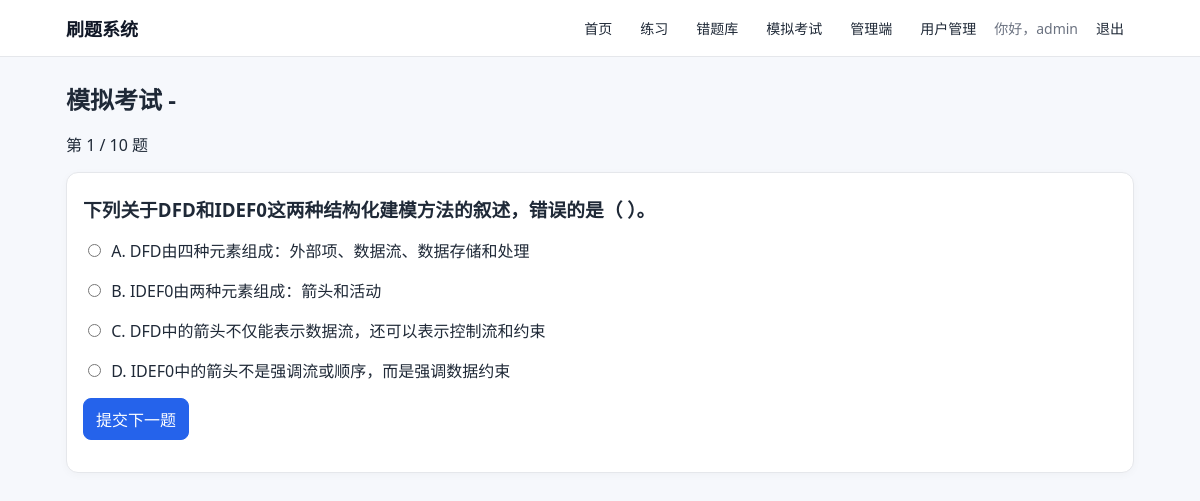
/exam/1/1 (signed in), run on the app's committed database.
### app.py (models this page shows, shortened)
class User(UserMixin, db.Model):
    id = db.Column(db.Integer, primary_key=True)
    username = db.Column(db.String(80), unique=True, nullable=False)
    password_hash = db.Column(db.String(255), nullable=False)
    is_admin = db.Column(db.Boolean, default=False)

class Question(db.Model):
    id = db.Column(db.Integer, primary_key=True)
    category_id = db.Column(db.Integer, db.ForeignKey("category.id"), nullable=False)
    qtype = db.Column(db.String(20), nullable=False)  # single / multiple / blank
    stem = db.Column(db.Text, nullable=False)
    correct_answer = db.Column(db.String(300), nullable=False)  # A or A,C or text
    explanation = db.Column(db.Text, default="")
    created_at = db.Column(db.DateTime, default=datetime.utcnow)
    category = db.relationship("Category", backref=db.backref("questions", lazy=True))

class Choice(db.Model):
    id = db.Column(db.Integer, primary_key=True)
    question_id = db.Column(db.Integer, db.ForeignKey("question.id"), nullable=False)
    option_key = db.Column(db.String(10), nullable=False)  # A/B/C...
    option_text = db.Column(db.Text, nullable=False)
    question = db.relationship("Question", backref=db.backref("choices", lazy=True))

### app.py (the view)
@app.route("/exam/<int:session_id>/<int:index>")
@login_required
def exam_question(session_id, index):
    session = db.session.get(ExamSession, session_id)
    if not session or session.user_id != current_user.id:
        flash("考试不存在。", "error")
        return redirect(url_for("exam_start"))
    if session.status != "in_progress":
        return redirect(url_for("exam_result", session_id=session.id))
    if index < 1 or index > session.total_count:
        return redirect(url_for("exam_question", session_id=session_id, index=1))
    eq = ExamQuestion.query.filter_by(session_id=session_id, order_index=index - 1).first()
    return render_template(
        "exam_question.html",
        session=session,
        eq=eq,
        index=index,
        total=session.total_count,
    )

### app.py (called while the page is built)
@login_manager.user_loader
def load_user(user_id):
    return db.session.get(User, int(user_id))

@app.template_filter("render_stem")
def render_stem(stem: str) -> str:
    s = str(stem or "")
    s = s.replace("{blank}", "(_____)")
    s = s.replace("&nbsp;", "\u00A0").replace("&nbsp", "\u00A0")
    return Markup(s)

### templates/exam_question.html (shortened to what this page needs)
{% extends "base.html" %}
{% block content %}
<h2>
  模拟考试 -
</h2>
<p>第 {{ index }} / {{ total }} 题</p>
<div class="card">
  <h3>{{ eq.question.stem|render_stem }}</h3>
  <form method="post" action="{{ url_for('exam_submit', session_id=session.id, index=index) }}">
    {% if eq.question.qtype in ['single', 'multiple'] %}
      {% for choice in eq.question.choices|sort(attribute='option_key') %}
        <p>
          <label>
            <input type="{{ 'checkbox' if eq.question.qtype == 'multiple' else 'radio' }}" name="answer" value="{{ choice.option_key }}">
            {{ choice.option_key }}. {{ choice.option_text|safe }}
          </label>
        </p>
      {% endfor %}
    {% else %}
      <p><input name="answer" style="width: 100%;" placeholder="请输入答案"></p>
    {% endif %}
    <p><button type="submit">{{ '提交并完成' if index == total else '提交下一题' }}</button></p>
  </form>
</div>
{% endblock %}

### templates/base.html (shortened to what this page needs)
<!doctype html>
<html lang="zh-CN">
<head>
</head>
<body>
  <header class="topbar">
    <div class="topbar-inner">
      <a class="brand" href="{{ url_for('index') }}">刷题系统</a>
      <nav>
        <a href="{{ url_for('index') }}">首页</a>
        {% if current_user.is_authenticated %}
          <a href="{{ url_for('practice_categories') }}">练习</a>
          <a href="{{ url_for('wrong_list') }}">错题库</a>
          <a href="{{ url_for('exam_start') }}">模拟考试</a>
          {% if current_user.is_admin %}
            <a href="{{ url_for('admin_home') }}">管理端</a>
            <a href="{{ url_for('admin_users') }}">用户管理</a>
          {% endif %}
          <span class="muted">你好，{{ current_user.username }}</span>
          <a href="{{ url_for('logout') }}">退出</a>
        {% else %}
          <a href="{{ url_for('login') }}">登录</a>
        {% endif %}
      </nav>
    </div>
  </header>
  <main class="container">
    {% block content %}{% endblock %}
  </main>
</body>
</html>

### templates/base.html (style rules this page uses)
:root { --bg: #f6f8fc; --text: #1f2937; --muted: #6b7280; --primary: #2563eb; --primary-hover: #1e4fcc; --card: #ffffff; --border: #e5e7eb; --success-bg: #e7f8ee; --success-text: #146c2e; --error-bg: #ffeaea; --error-text: #9e1b1b; }
* { box-sizing: border-box; }
body { margin: 0; font-family: "Segoe UI", "PingFang SC", Arial, sans-serif; color: var(--text); background: var(--bg); }
.container { max-width: 1100px; margin: 0 auto; padding: 16px; }
.topbar { background: #fff; border-bottom: 1px solid var(--border); position: sticky; top: 0; z-index: 50; }
.topbar-inner { max-width: 1100px; margin: 0 auto; padding: 12px 16px; display: flex; align-items: center; justify-content: space-between; gap: 12px; flex-wrap: wrap; }
.brand { font-size: 18px; font-weight: 700; color: #111827; text-decoration: none; }
nav { display: flex; align-items: center; gap: 8px; flex-wrap: wrap; }
nav a, nav span { font-size: 14px; }
nav a { text-decoration: none; color: #1f2937; padding: 6px 10px; border-radius: 6px; }
h2 { margin: 8px 0 16px; font-size: 24px; }
h3 { margin: 6px 0 10px; }
.card { background: var(--card); border: 1px solid var(--border); border-radius: 12px; padding: 16px; margin: 12px 0; box-shadow: 0 2px 8px rgba(0, 0, 0, 0.03); }
.muted { color: var(--muted); font-size: 14px; }
input, select, textarea, button { font: inherit; }
input[type="radio"], input[type="checkbox"] { width: auto; margin-right: 6px; accent-color: var(--primary); }
button { cursor: pointer; border: 1px solid var(--primary); background: var(--primary); color: #fff; border-radius: 8px; padding: 8px 12px; }

### data on the page
User: username "admin"
Question: question.stem|render_stem "下列关于DFD和IDEF0这两种结构化建模方法的叙述，错误的是（ ）。"
Choice: option_key "A", option_text "DFD由四种元素组成：外部项、数据流、数据存储和处理"
Choice: option_key "B", option_text "IDEF0由两种元素组成：箭头和活动"
Choice: option_key "C", option_text "DFD中的箭头不仅能表示数据流，还可以表示控制流和约束"
Choice: option_key "D", option_text "IDEF0中的箭头不是强调流或顺序，而是强调数据约束"

### other printed values
{{ index }} "1"
{{ total }} "10"
{{ '提交并完成' if index == total else '提交下一题' }} "提交下一题"
